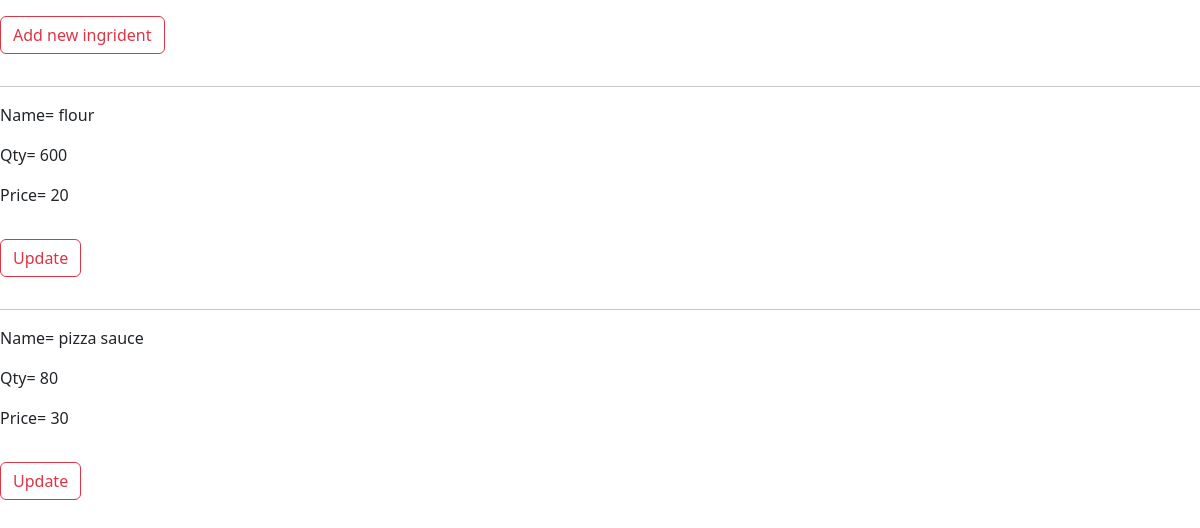
Page /menu/inventorylist/ on the earlier database version.
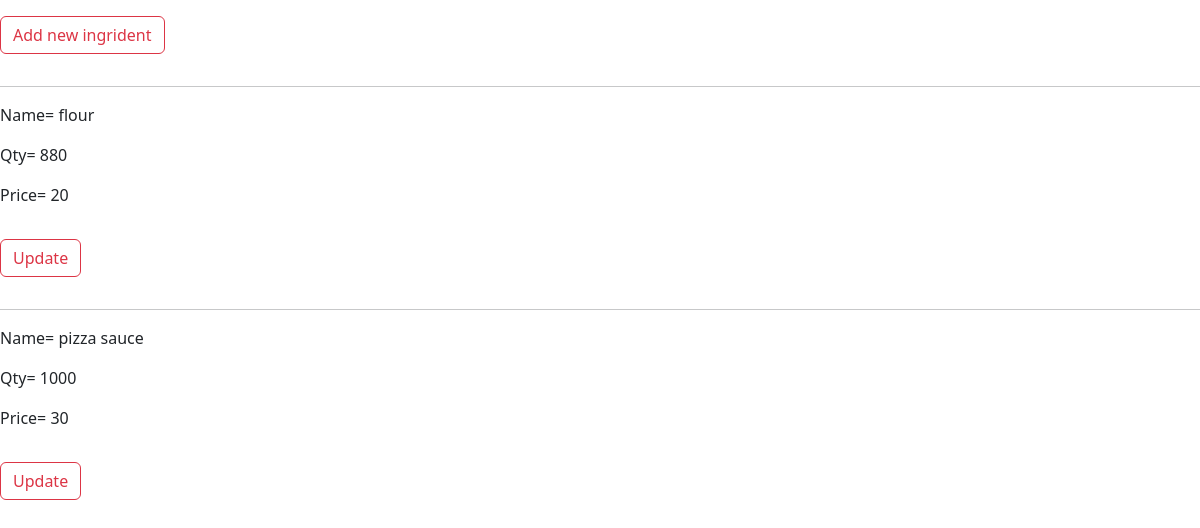
Same page on the later database version.
### myapp/models.py (models this page shows, shortened)
class Inventory(models.Model):
    item_name=models.CharField(max_length=20)
    qty=models.IntegerField()
    unit_price=models.IntegerField()

### myapp/views.py (the view)
# urls.py: path('inventorylist/',views.InventoryList.as_view(), name='indexofinventory'),
class InventoryList(ListView):
    model=Inventory
    context_object_name="inventory"
    template_name="resturant/inventory_list.html"

### myapp/templates/resturant/inventory_list.html (shortened to what this page needs)
{% block content %}
{% load static %}
<html>
    <head>
        <link href="https://cdn.jsdelivr.net/npm/bootstrap@5.3.3/dist/css/bootstrap.min.css" rel="stylesheet">
    </head>
    <body>
        <a href="{% url 'myapp:inventorycreate' %}" class="btn btn-outline-danger my-3">Add new ingrident</a>
        {% for i in inventory %}
            <div>
                <hr>
                <p>Name= {{ i.item_name }}</p>
                <p>Qty= {{ i.qty }}</p>
                <p>Price= {{ i.unit_price }}</p>
                <a href="{% url 'myapp:inventoryupdate' pk=i.pk%}" class="btn btn-outline-danger my-3">Update</a>
        {% endfor %}
        {% endblock %}
    </div>
    </body>
</html>

Differences in the rows shown:
changed Inventory "flour": qty "600" → "880"
changed Inventory "pizza sauce": qty "80" → "1000"
